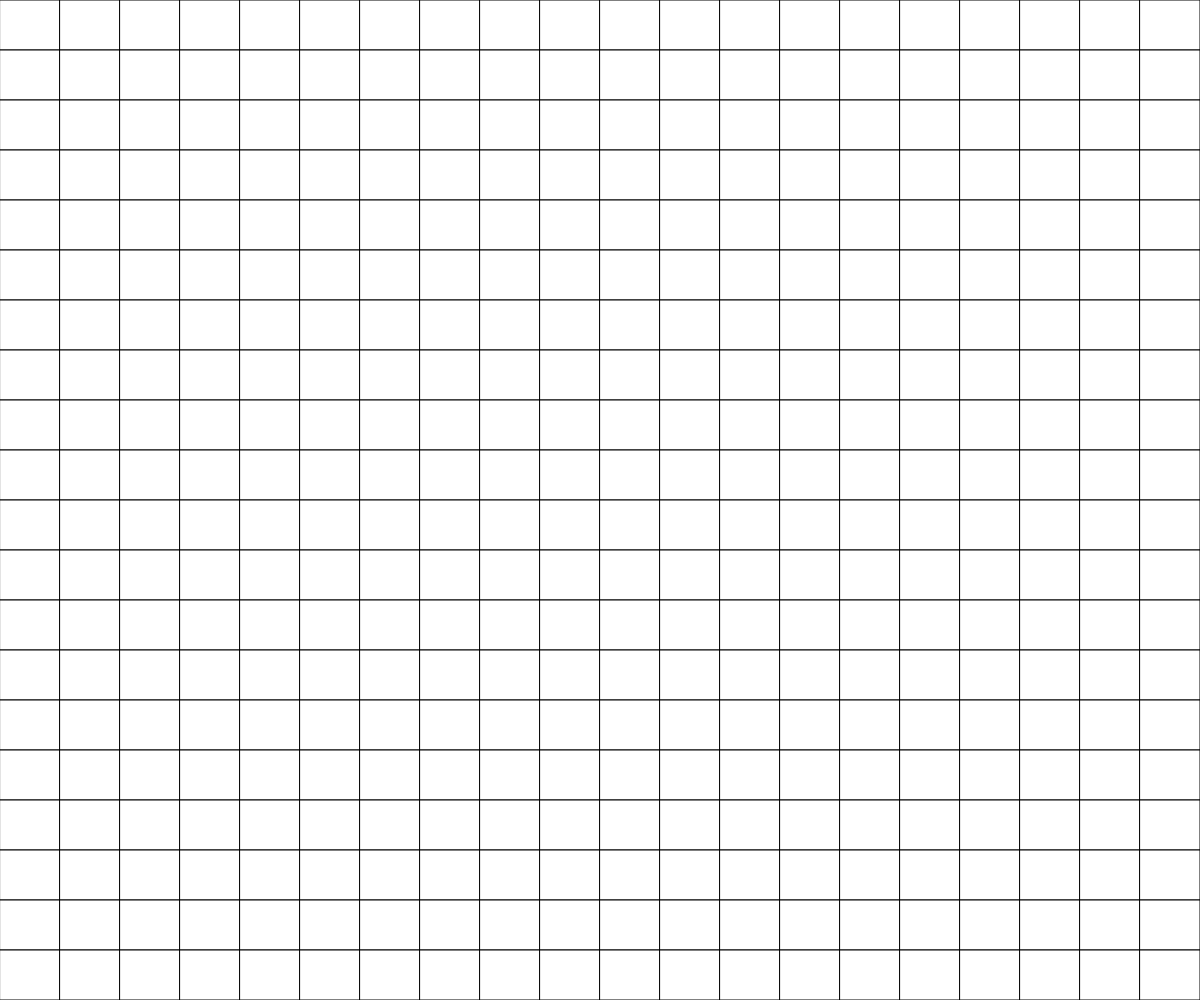
Frame 1 (no input)
Frame 60 (no input): identical to frame 1, image omitted
Frame 120 (the mouse pressed at the canvas centre since frame 60): identical to frame 1, image omitted

The p5.js sketch that drew this single still picture (run headless with seeded random() and noise() and a simulated clock; from frame 60 on, the mouse is pressed at the canvas centre):

// p5.js sketch
// ── sketch.js
let numRows = 20, numCols = 20
let sliderX, sliderY

let vals = []



function setup() {

  
  createCanvas(windowWidth, windowHeight);

  sliderX = createSlider(1, 100,20)
  sliderY = createSlider(1, 100,20)
 
  let index = 0

   for (let x = 0; x < numCols; x++) {
    for (let y = 0; y < numRows; y++) {
      vals[index] = 0;
      index++
    }
  }

  print(vals)

  // rectMode(CENTER);

  // noStroke()
}

let counter = 0
function draw() {


  background(220, 50);

  numCols = sliderX.value()
  numRows = sliderY.value()

  let index = 0

  for (let x = 0; x < numCols; x++) {
    for (let y = 0; y < numRows; y++) {

      if(mouseX > x * width / numCols && 
        mouseX < (x + 1) * width / numCols && 
        mouseY > y * height / numRows && 
        mouseY < (y + 1) *height / numRows) {

        vals[index] = 1;
  
      }

     

      if(vals[index] == 1){
        fill(255,0,0)
      }

      else {
        fill(255);
      }

      rect(x * width / numCols, y * height / numRows , (width / numCols), (height / numRows))


      // for(let z = 1; z<6; z++){
      
      
      // 
      // }


      index++
    }

  }


 
}

function mousePressed(){
  console.log(vals)
}
